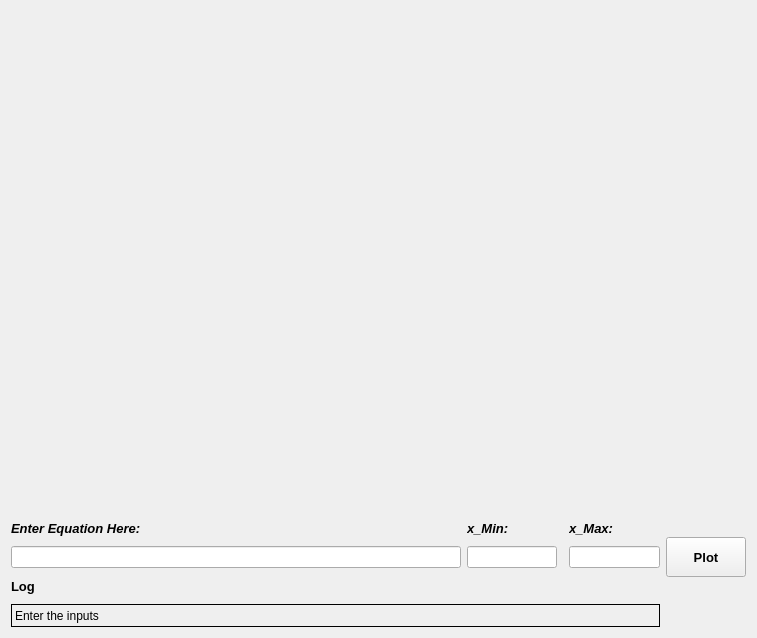
<?xml version="1.0" encoding="UTF-8"?>
<ui version="4.0">
 <class>Form</class>
 <widget class="QWidget" name="Form">
  <property name="geometry">
   <rect>
    <x>0</x>
    <y>0</y>
    <width>757</width>
    <height>638</height>
   </rect>
  </property>
  <property name="windowTitle">
   <string>Form</string>
  </property>
  <layout class="QGridLayout" name="gridLayout_2">
   <item row="0" column="0">
    <widget class="MplWidget" name="MplWidget" native="true">
     <property name="minimumSize">
      <size>
       <width>480</width>
       <height>500</height>
      </size>
     </property>
    </widget>
   </item>
   <item row="1" column="0">
    <layout class="QGridLayout" name="gridLayout">
     <item row="1" column="0">
      <widget class="QLineEdit" name="Equation">
       <property name="minimumSize">
        <size>
         <width>450</width>
         <height>0</height>
        </size>
       </property>
      </widget>
     </item>
     <item row="0" column="0">
      <widget class="QLabel" name="label">
       <property name="font">
        <font>
         <pointsize>10</pointsize>
         <weight>75</weight>
         <italic>true</italic>
         <bold>true</bold>
        </font>
       </property>
       <property name="text">
        <string>Enter Equation Here:</string>
       </property>
      </widget>
     </item>
     <item row="0" column="6" rowspan="3">
      <widget class="QPushButton" name="pushButton_plot">
       <property name="minimumSize">
        <size>
         <width>0</width>
         <height>40</height>
        </size>
       </property>
       <property name="font">
        <font>
         <pointsize>10</pointsize>
         <weight>75</weight>
         <bold>true</bold>
        </font>
       </property>
       <property name="text">
        <string>Plot</string>
       </property>
      </widget>
     </item>
     <item row="2" column="0">
      <widget class="QLabel" name="label_4">
       <property name="font">
        <font>
         <pointsize>10</pointsize>
         <weight>75</weight>
         <bold>true</bold>
        </font>
       </property>
       <property name="text">
        <string>Log</string>
       </property>
      </widget>
     </item>
     <item row="3" column="0" colspan="4">
      <widget class="QLabel" name="Log">
       <property name="frameShape">
        <enum>QFrame::Box</enum>
       </property>
       <property name="frameShadow">
        <enum>QFrame::Plain</enum>
       </property>
       <property name="lineWidth">
        <number>1</number>
       </property>
       <property name="text">
        <string>Enter the inputs</string>
       </property>
      </widget>
     </item>
     <item row="1" column="1">
      <widget class="QLineEdit" name="X_low"/>
     </item>
     <item row="1" column="3">
      <widget class="QLineEdit" name="X_high"/>
     </item>
     <item row="0" column="1">
      <widget class="QLabel" name="label_2">
       <property name="font">
        <font>
         <pointsize>10</pointsize>
         <weight>75</weight>
         <italic>true</italic>
         <bold>true</bold>
        </font>
       </property>
       <property name="text">
        <string>x_Min:</string>
       </property>
      </widget>
     </item>
     <item row="0" column="3">
      <widget class="QLabel" name="label_3">
       <property name="font">
        <font>
         <pointsize>10</pointsize>
         <weight>75</weight>
         <italic>true</italic>
         <bold>true</bold>
        </font>
       </property>
       <property name="text">
        <string>x_Max:</string>
       </property>
      </widget>
     </item>
    </layout>
   </item>
  </layout>
 </widget>
 <customwidgets>
  <customwidget>
   <class>MplWidget</class>
   <extends>QWidget</extends>
   <header>mplwidget.h</header>
   <container>1</container>
  </customwidget>
 </customwidgets>
 <resources/>
 <connections/>
</ui>
